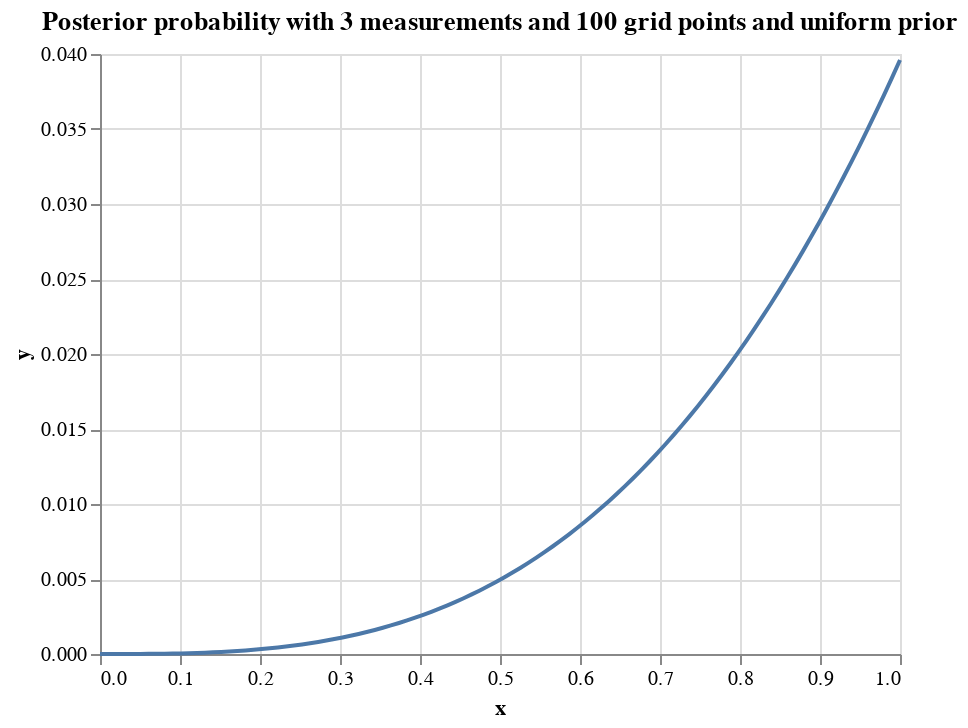

The cell this chart's notebook holds for it:
### Code cell
grid_search_posterior_uniform_prior("W,W,W", 100)

### Figure 1 — Vega-Lite specification as saved in the notebook (floating-point values rounded to 4 significant figures)
{"config": {"view": {"continuousWidth": 400, "continuousHeight": 300}}, "data": {"name": "data-4467b5b564220eb65a14c670dc91daaa"}, "mark": "line", "encoding": {"x": {"type": "quantitative", "field": "x"}, "y": {"type": "quantitative", "field": "y"}}, "title": "Posterior probability with 3 measurements and 100 grid points and uniform prior", "$schema": "https://vega.github.io/schema/vega-lite/v4.8.1.json", "datasets": {"data-4467b5b564220eb65a14c670dc91daaa": [{"x": 0.0, "y": 0.0}, {"x": 0.0101, "y": 4.081e-08}, {"x": 0.0202, "y": 3.265e-07}, {"x": 0.0303, "y": 1.102e-06}, {"x": 0.0404, "y": 2.612e-06}, {"x": 0.05051, "y": 5.102e-06}, {"x": 0.06061, "y": 8.815e-06}, {"x": 0.07071, "y": 1.4e-05}, {"x": 0.08081, "y": 2.09e-05}, {"x": 0.09091, "y": 2.975e-05}, {"x": 0.101, "y": 4.081e-05}, {"x": 0.1111, "y": 5.432e-05}, {"x": 0.1212, "y": 7.052e-05}, {"x": 0.1313, "y": 8.966e-05}, {"x": 0.1414, "y": 0.000112}, {"x": 0.1515, "y": 0.0001377}, {"x": 0.1616, "y": 0.0001672}, {"x": 0.1717, "y": 0.0002005}, {"x": 0.1818, "y": 0.000238}, {"x": 0.1919, "y": 0.0002799}, {"x": 0.202, "y": 0.0003265}, {"x": 0.2121, "y": 0.000378}, {"x": 0.2222, "y": 0.0004346}, {"x": 0.2323, "y": 0.0004966}, {"x": 0.2424, "y": 0.0005642}, {"x": 0.2525, "y": 0.0006377}, {"x": 0.2626, "y": 0.0007173}, {"x": 0.2727, "y": 0.0008033}, {"x": 0.2828, "y": 0.0008959}, {"x": 0.2929, "y": 0.0009954}, {"x": 0.303, "y": 0.001102}, {"x": 0.3131, "y": 0.001216}, {"x": 0.3232, "y": 0.001337}, {"x": 0.3333, "y": 0.001467}, {"x": 0.3434, "y": 0.001604}, {"x": 0.3535, "y": 0.00175}, {"x": 0.3636, "y": 0.001904}, {"x": 0.3737, "y": 0.002067}, {"x": 0.3838, "y": 0.002239}, {"x": 0.3939, "y": 0.002421}, {"x": 0.404, "y": 0.002612}, {"x": 0.4141, "y": 0.002813}, {"x": 0.4242, "y": 0.003024}, {"x": 0.4343, "y": 0.003245}, {"x": 0.4444, "y": 0.003477}, {"x": 0.4545, "y": 0.003719}, {"x": 0.4646, "y": 0.003972}, {"x": 0.4747, "y": 0.004237}, {"x": 0.4848, "y": 0.004513}, {"x": 0.4949, "y": 0.004802}, {"x": 0.5051, "y": 0.005102}, {"x": 0.5152, "y": 0.005414}, {"x": 0.5253, "y": 0.005739}, {"x": 0.5354, "y": 0.006076}, {"x": 0.5455, "y": 0.006426}, {"x": 0.5556, "y": 0.00679}, {"x": 0.5657, "y": 0.007167}, {"x": 0.5758, "y": 0.007558}, {"x": 0.5859, "y": 0.007963}, {"x": 0.596, "y": 0.008382}, {"x": 0.6061, "y": 0.008815}, {"x": 0.6162, "y": 0.009264}, {"x": 0.6263, "y": 0.009727}, {"x": 0.6364, "y": 0.0102}, {"x": 0.6465, "y": 0.0107}, {"x": 0.6566, "y": 0.01121}, {"x": 0.6667, "y": 0.01173}, {"x": 0.6768, "y": 0.01227}, {"x": 0.6869, "y": 0.01283}, {"x": 0.697, "y": 0.01341}, {"x": 0.7071, "y": 0.014}, {"x": 0.7172, "y": 0.01461}, {"x": 0.7273, "y": 0.01523}, {"x": 0.7374, "y": 0.01588}, {"x": 0.7475, "y": 0.01654}, {"x": 0.7576, "y": 0.01722}, {"x": 0.7677, "y": 0.01792}, {"x": 0.7778, "y": 0.01863}, {"x": 0.7879, "y": 0.01937}, {"x": 0.798, "y": 0.02012}, {"x": 0.8081, "y": 0.0209}, {"x": 0.8182, "y": 0.02169}, {"x": 0.8283, "y": 0.0225}, {"x": 0.8384, "y": 0.02334}, {"x": 0.8485, "y": 0.02419}, {"x": 0.8586, "y": 0.02506}, {"x": 0.8687, "y": 0.02596}, {"x": 0.8788, "y": 0.02687}, {"x": 0.8889, "y": 0.02781}, {"x": 0.899, "y": 0.02877}, {"x": 0.9091, "y": 0.02975}, {"x": 0.9192, "y": 0.03075}, {"x": 0.9293, "y": 0.03178}, {"x": 0.9394, "y": 0.03283}, {"x": 0.9495, "y": 0.0339}, {"x": 0.9596, "y": 0.03499}, {"x": 0.9697, "y": 0.03611}, {"x": 0.9798, "y": 0.03725}, {"x": 0.9899, "y": 0.03841}, {"x": 1.0, "y": 0.0396}]}}
